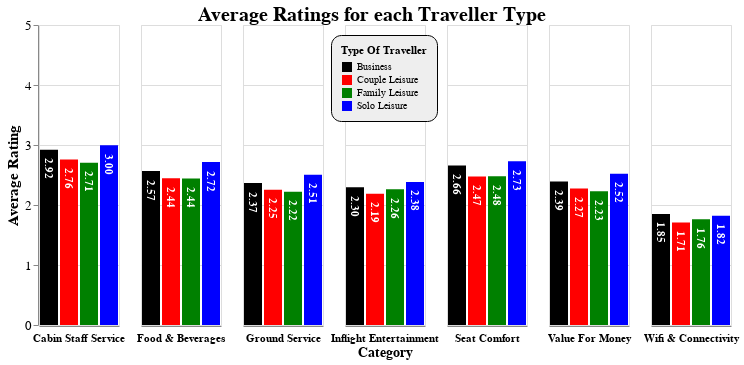

Write notebook code for a chart like this one.
### Code cell
final = facet.properties(
    title=alt.Title('Average Ratings for each Traveller Type')
).configure_title(
    orient='top',
    anchor='middle',
    font='Times New Roman',
    fontSize=20,
    dy=10
).configure_legend(
    orient='none',
    legendX=292,
    legendY=10,
    fillColor='#EEEEEE',
    cornerRadius=10,
    padding=10,
    strokeColor='black'
).configure_header(
    labelFontSize=11,
    labelFontStyle='bold',
    labelPadding=-320,
    titleOrient='bottom',
    titleFontSize=14,
).configure_axisX(
    labels=False,
    ticks=False,
    title=None
).configure_axisY(
    labelFontSize=13,
    tickCount=5,
    titleFontSize=15
)
final

### Figure 1 — Vega-Lite specification as saved in the notebook (floating-point values rounded to 4 significant figures)
{"config": {"view": {"continuousWidth": 300, "continuousHeight": 300}, "axisX": {"labels": false, "ticks": false, "title": null}, "axisY": {"labelFontSize": 13, "tickCount": 5, "titleFontSize": 15}, "header": {"labelFontSize": 11, "labelFontStyle": "bold", "labelPadding": -320, "titleFontSize": 14, "titleOrient": "bottom"}, "legend": {"cornerRadius": 10, "fillColor": "#EEEEEE", "legendX": 292, "legendY": 10, "orient": "none", "padding": 10, "strokeColor": "black"}, "title": {"anchor": "middle", "dy": 10, "font": "Times New Roman", "fontSize": 20, "orient": "top"}}, "data": {"name": "data-9acfacd1b5b78bbb20436b723288942d"}, "facet": {"column": {"field": "Category", "type": "nominal"}}, "spec": {"layer": [{"mark": {"type": "bar"}, "encoding": {"color": {"field": "Type Of Traveller", "scale": {"domain": ["Business", "Couple Leisure", "Family Leisure", "Solo Leisure"], "range": ["black", "red", "green", "blue"]}, "type": "nominal"}, "tooltip": [{"field": "Type Of Traveller", "type": "nominal"}, {"field": "Rating", "format": ".2f", "type": "quantitative"}], "x": {"field": "Type Of Traveller", "type": "nominal"}, "y": {"field": "Rating", "scale": {"domain": [0, 5]}, "title": "Average Rating", "type": "quantitative"}}}, {"mark": {"type": "text", "angle": 90, "color": "white", "dx": 19, "dy": 1, "fontStyle": "bold"}, "encoding": {"text": {"field": "Rating", "format": ",.2f", "type": "quantitative"}, "x": {"field": "Type Of Traveller", "type": "nominal"}, "y": {"field": "Rating", "scale": {"domain": [0, 5]}, "title": "Average Rating", "type": "quantitative"}}}]}, "title": {"text": "Average Ratings for each Traveller Type"}, "$schema": "https://vega.github.io/schema/vega-lite/v5.20.1.json", "datasets": {"data-9acfacd1b5b78bbb20436b723288942d": [{"Type Of Traveller": "Business", "Category": "Seat Comfort", "Rating": 2.658}, {"Type Of Traveller": "Couple Leisure", "Category": "Seat Comfort", "Rating": 2.475}, {"Type Of Traveller": "Family Leisure", "Category": "Seat Comfort", "Rating": 2.478}, {"Type Of Traveller": "Solo Leisure", "Category": "Seat Comfort", "Rating": 2.729}, {"Type Of Traveller": "Business", "Category": "Cabin Staff Service", "Rating": 2.919}, {"Type Of Traveller": "Couple Leisure", "Category": "Cabin Staff Service", "Rating": 2.758}, {"Type Of Traveller": "Family Leisure", "Category": "Cabin Staff Service", "Rating": 2.706}, {"Type Of Traveller": "Solo Leisure", "Category": "Cabin Staff Service", "Rating": 2.996}, {"Type Of Traveller": "Business", "Category": "Food & Beverages", "Rating": 2.567}, {"Type Of Traveller": "Couple Leisure", "Category": "Food & Beverages", "Rating": 2.444}, {"Type Of Traveller": "Family Leisure", "Category": "Food & Beverages", "Rating": 2.442}, {"Type Of Traveller": "Solo Leisure", "Category": "Food & Beverages", "Rating": 2.715}, {"Type Of Traveller": "Business", "Category": "Ground Service", "Rating": 2.365}, {"Type Of Traveller": "Couple Leisure", "Category": "Ground Service", "Rating": 2.253}, {"Type Of Traveller": "Family Leisure", "Category": "Ground Service", "Rating": 2.219}, {"Type Of Traveller": "Solo Leisure", "Category": "Ground Service", "Rating": 2.506}, {"Type Of Traveller": "Business", "Category": "Inflight Entertainment", "Rating": 2.297}, {"Type Of Traveller": "Couple Leisure", "Category": "Inflight Entertainment", "Rating": 2.188}, {"Type Of Traveller": "Family Leisure", "Category": "Inflight Entertainment", "Rating": 2.264}, {"Type Of Traveller": "Solo Leisure", "Category": "Inflight Entertainment", "Rating": 2.384}, {"Type Of Traveller": "Business", "Category": "Wifi & Connectivity", "Rating": 1.852}, {"Type Of Traveller": "Couple Leisure", "Category": "Wifi & Connectivity", "Rating": 1.707}, {"Type Of Traveller": "Family Leisure", "Category": "Wifi & Connectivity", "Rating": 1.762}, {"Type Of Traveller": "Solo Leisure", "Category": "Wifi & Connectivity", "Rating": 1.821}, {"Type Of Traveller": "Business", "Category": "Value For Money", "Rating": 2.39}, {"Type Of Traveller": "Couple Leisure", "Category": "Value For Money", "Rating": 2.274}, {"Type Of Traveller": "Family Leisure", "Category": "Value For Money", "Rating": 2.23}, {"Type Of Traveller": "Solo Leisure", "Category": "Value For Money", "Rating": 2.521}]}}
